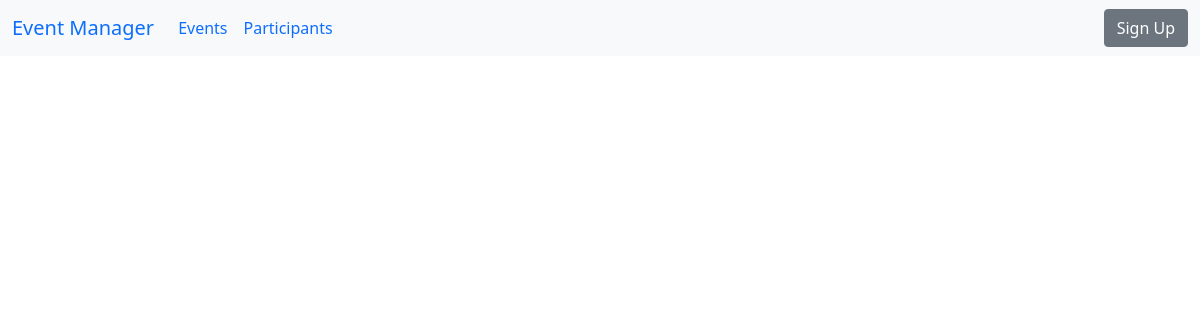
/participants/, run on an earlier commit of the app's database.
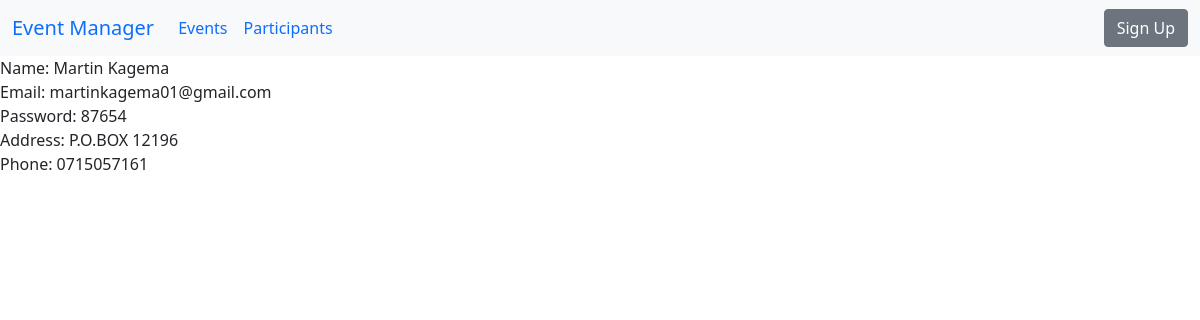
And on a later commit of the database.
### Events/models.py (models this page shows)
class User(models.Model):
    name = models.CharField(max_length=50)
    email = models.EmailField(max_length=50)
    password = models.CharField(max_length=50)
    address = models.CharField(max_length=50)
    phone = models.CharField(max_length=50)
    def __str__(self):
        return self.name

### Events/views.py (the view)
# urls.py: path('participants/', views.participants, name='participants')
def participants(request):
    all_attendees = User.objects.all()
    return render(request, 'participants.html',{
        'out':all_attendees
    })

### Events/templates/participants.html
 {% extends 'base.html'%}
{% load static %}
{% block content %}
{% for items in out %}
  Name:     {{ items }}<br>
  Email:    {{ items.email }}<br>
  Password: {{ items.password }}<br>
  Address:  {{ items.address }}<br>
  Phone:    {{ items.phone }}<br>
   {% endfor %}
{% endblock %}

What changed in the data, as far as the page shows it:
added User: name "Martin Kagema", email "martinkagema01@gmail.com", password "87654", address "P.O.BOX 12196", phone "0715057161"
